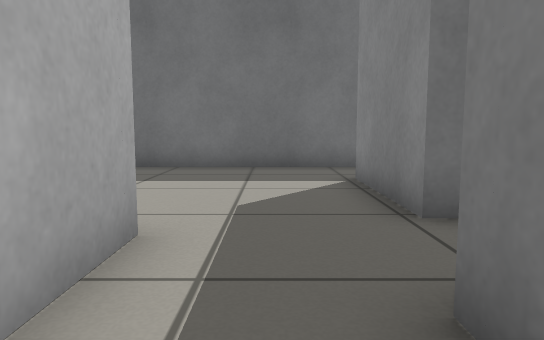
[1] (above)

12 first-person views from a walk through a robot-simulator world made for Gazebo. The camera is 0.5 m above the floor, tilts 6° down and sees 70° across. The floor is counted in squares, 0.5 m on a side. Each view is taken from the middle of a square. On the plan, view 1 faces up. The plan holds only what a view shows up to about 13 squares ahead; the rest is blank.

[2]
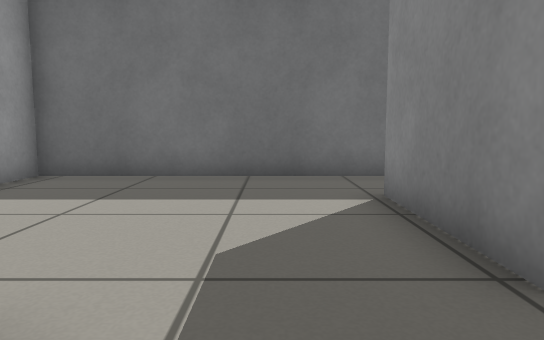

[3]
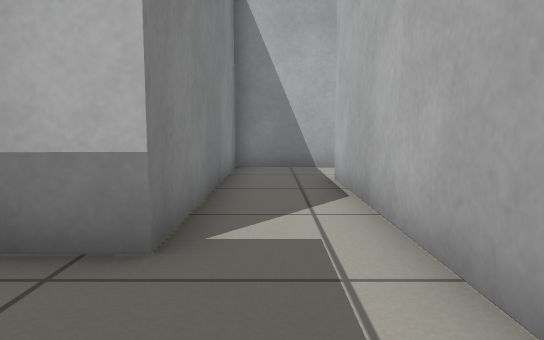

[4]
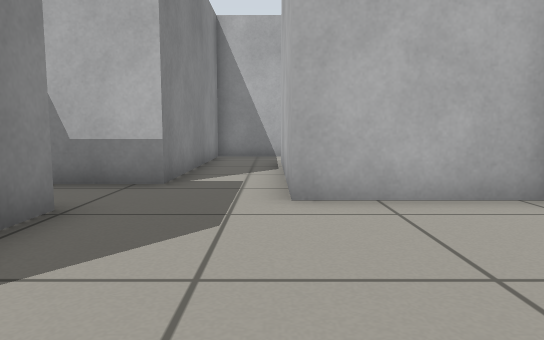

[5]
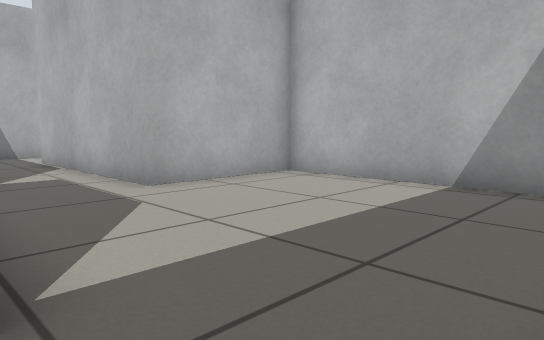

[6]
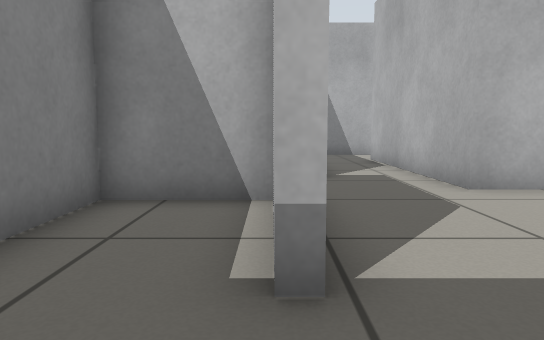

[7]
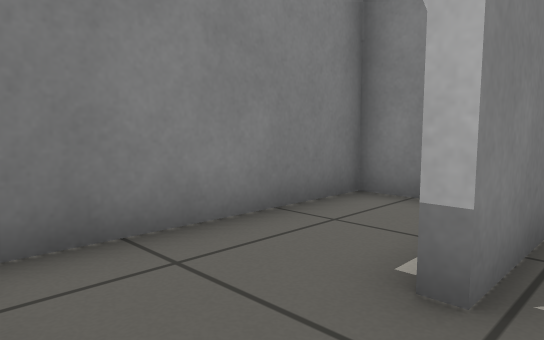

[8]
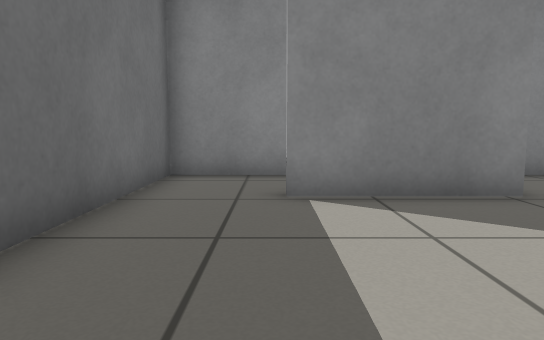

[9]
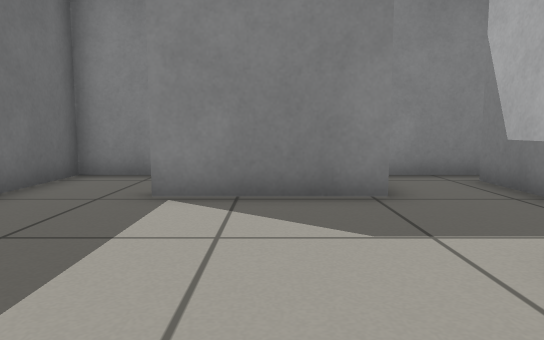

[10]
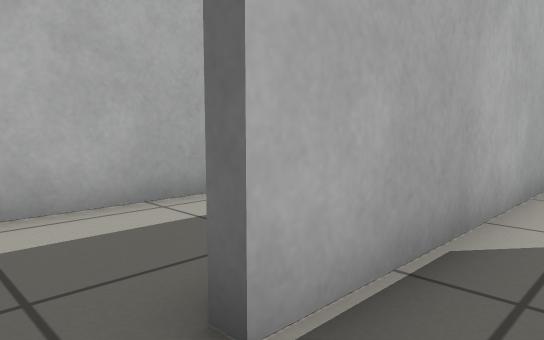

[11]
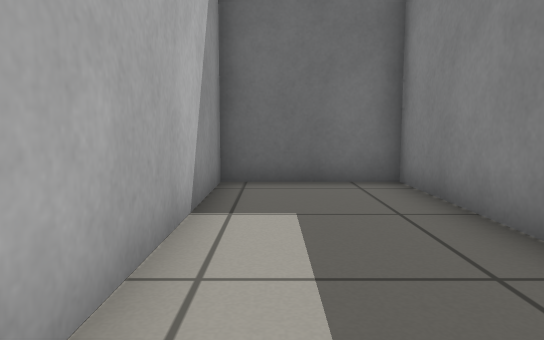

[12]
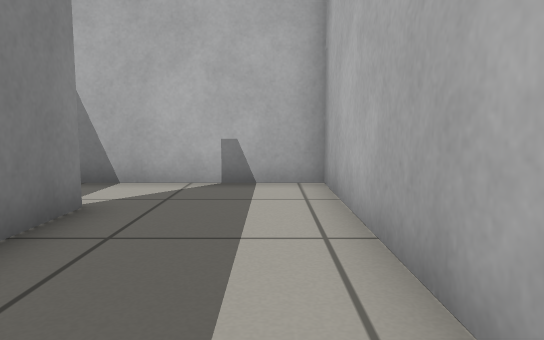

### Floor plan
Ten units are one square. View 1 is at (0, 0); x grows to the right and y downward. Boxes are objects, and circles mark ways between rooms. Rooms are numbered by the first view taken in them; rooms with no view inside come last. Other rooms are left out.
<svg viewBox="-55 -107 104 164">
<path fill="none" stroke="#000" d="M21 -43 17 -43 17 -79M24 -102 -50 -102 -50 -36 -13 -36 -13 30M-15 52 10 52 10 -20 35 -20M-16 30 -16 -33 -50 -33 -50 52 -15 52M19 -46 44 -46 44 -102 24 -102M44 -26 44 -35"/>
<circle cx="-20" cy="40" r="3" fill="#2a7"/>
<circle cx="20" cy="-90" r="3" fill="#2a7"/>
<circle cx="25" cy="-30" r="3" fill="#2a7"/>
<text x="-10" y="-50">1</text>
<text x="-30" y="10">2</text>
<text x="30" y="-80">3</text>
<text x="40" y="-30">4</text>
</svg>
Room 1 opens to room 2. Room 1 opens to room 3. Room 1 opens to room 4.

Where each view was taken, in squares from view 1:
view 1: 0 up, 0 right, facing up
view 2: 2 up, 0 right, facing up
view 3: 5 up, 0 right, facing down
view 4: 9 up, 1 left, facing down
view 5: 10 up, 2 right, facing down-left
view 6: 10 up, 2 right, facing down
view 7: 10 up, 1 right, facing down-right
view 8: 8 up, 4 left, facing right
view 9: 6 up, 4 left, facing right
view 10: 4 down, 0 right, facing up-left
view 11: 4 down, 4 left, facing up
view 12: 2 up, 4 left, facing down
